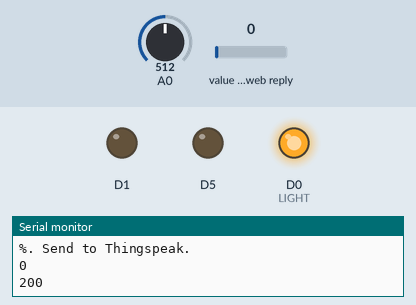
This sketch was run on a simulated ESP8266 (NodeMCU). Shown: output pins drawn as LEDs (lit = HIGH), the last lines printed to the serial monitor. The inputs (shaded band) are chosen by the test bench; at power-on: value in the web reply 0, A0 = 512. WiFi joins after 1.5 s; servers stay silent unless stated; web services answer with replies made up by the test bench.

Above: at 2.7 s.
2.8 s: value in the web reply set to 2
At 5.6 s:
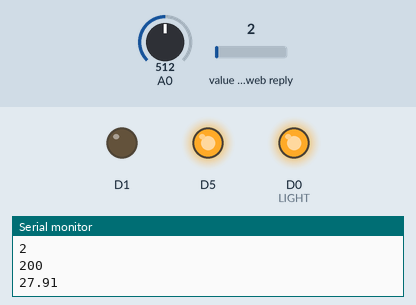
6.6 s: value in the web reply set to 0
At 8.7 s:
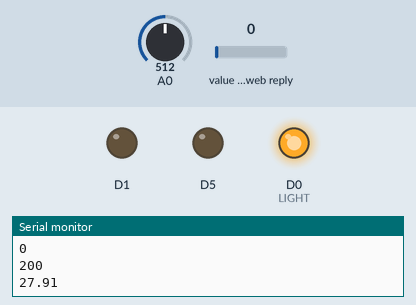
9.6 s: value in the web reply set to 25
At 11.8 s:
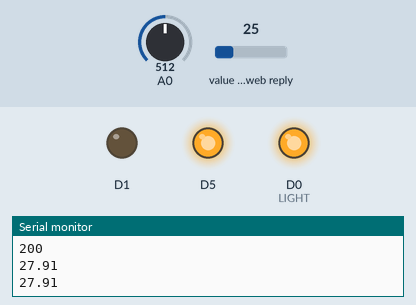
Timing chart, 0 to 13.3 s (numbered marks = the images above; inputs shaded):
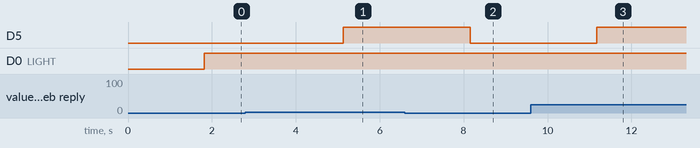

The sketch:

sketch_may20a.ino
```cpp
#include <ESP8266WiFi.h>

#define LIGHT D0

#include <SoftwareSerial.h>
SoftwareSerial s(D2,D3);

#include "ThingSpeak.h" // always include thingspeak header file after other header files and custom macros
const char *ssid =  "poxER";     // replace with your wifi ssid and wpa2 key
const char *pass =  "mexiCana551";
const char* server = "api.thingspeak.com";

int keyIndex = 0;            // your network key Index number (needed only for WEP)
WiFiClient  client;

unsigned long myChannelNumber = 1657849;
const char * myWriteAPIKey = "RTU39LD3PVO33LBG";

int number = 0;
#define NUM_SAMPLES 20

int sum = 0;
double tot_vol = 0.0;// sum of samples taken
unsigned char sample_count = 0; // current sample number
float voltage = 0.00;
double tot_voltage = 0.0;
int t1,c1 = 0,count =0,t2=0,t4 =0;
int last_light_state =0;


void setup() {
   Serial.begin (9600);
  s.begin(9600);
  // Initialize serial
      while (!Serial)
      {
      Serial.println("not Connecting ");
      continue;
      }

       delay(10);

  WiFi.mode(WIFI_STA);
         WiFi.begin(ssid, pass);

      while (WiFi.status() != WL_CONNECTED)
      {
            delay(500);
            Serial.print(".");
      }
      Serial.println("");
      Serial.println("WiFi connected");


    pinMode(D2, INPUT);
    pinMode(D3, OUTPUT);
    pinMode(LIGHT, OUTPUT);
    pinMode(D5, OUTPUT);
    pinMode(D0, OUTPUT);
    pinMode(D1, OUTPUT);
  ThingSpeak.begin(client);  // Initialize ThingSpeak
}

void loop()
{
  t1 = millis();

    while (sample_count < NUM_SAMPLES) {
        sum += analogRead(A0);
        sample_count++;
        delay(15);
    }
  // put your main code here, to run repeatedly:

    // calculate the voltage
    // use 5.0 for a 5.0V ADC reference voltage
    // 5.015V is the calibrated reference voltage
    voltage = ((float)sum / (float)NUM_SAMPLES * 5.015) / 1024.0;
    // send voltage for display on Serial Monitor
    // voltage multiplied by 11 when using voltage divider that
    // divides by 11. 11.132 is the calibrated voltage divide
    // value
    voltage*=11.132;
    sample_count = 0;
    sum = 0;

    String x = String(voltage);
    Serial.println(voltage);

    if (voltage >2.5 && (t4==0 || t4<t1))
    {
        t4 = t1 +3000;
      if (voltage <8.99  )
      {
        digitalWrite(D0,HIGH);
        digitalWrite(D1,LOW);

      }
      else if (voltage>13.99){
            digitalWrite(D0,HIGH);
            digitalWrite(D1,LOW);

      }
      else
      {
        digitalWrite(D1,HIGH);
        digitalWrite(D0,LOW);

      }
    s.print(x);
    s.println("\n");
    count++;
      if (c1==0 || t1>c1)
      {
        c1 = t1 + 15000;
        tot_voltage +=voltage;
        String xx= String(tot_voltage);
        ThingSpeak.setField(2,xx);
        ThingSpeak.setField(3,count);
        ThingSpeak.writeFields(myChannelNumber,myWriteAPIKey);


//         ThingSpeak.writeField(myChannelNumber, [2,3], {tot_voltage,count}, myWriteAPIKey);
//        send data
     //if (x== 200)   //   "184.106.153.149" or api.thingspeak.com


                             Serial.print("step count: ");
                             Serial.println(count);
                             Serial.print("Voltage Per Step: ");
                             Serial.println(voltage);
                             Serial.println("%. Send to Thingspeak.");


        tot_voltage = 0;
      }

      else
      {
        tot_voltage+=voltage;
      }

    }

    if (t2==0 || t2+3000<t1)
            {
              t2=t1;
           last_light_state = ThingSpeak.readIntField(1662880, 1);
           Serial.println(last_light_state);
       int  statusCode = ThingSpeak.getLastReadStatus();
       Serial.println(statusCode);
         if(statusCode == 200){
           if (last_light_state==0){

          //  Serial.println(last_light_state);
            digitalWrite(D5, LOW);

           }
           else
           {
            digitalWrite(D5, HIGH);
           }
         }
            }
    int statusCode = 0;


}
```

Measured:
- after the input at 2.8 s, D5: LOW → HIGH after 2.3 s
- after the input at 6.6 s, D5: HIGH → LOW after 1.6 s
- after the input at 9.6 s, D5: LOW → HIGH after 1.6 s
